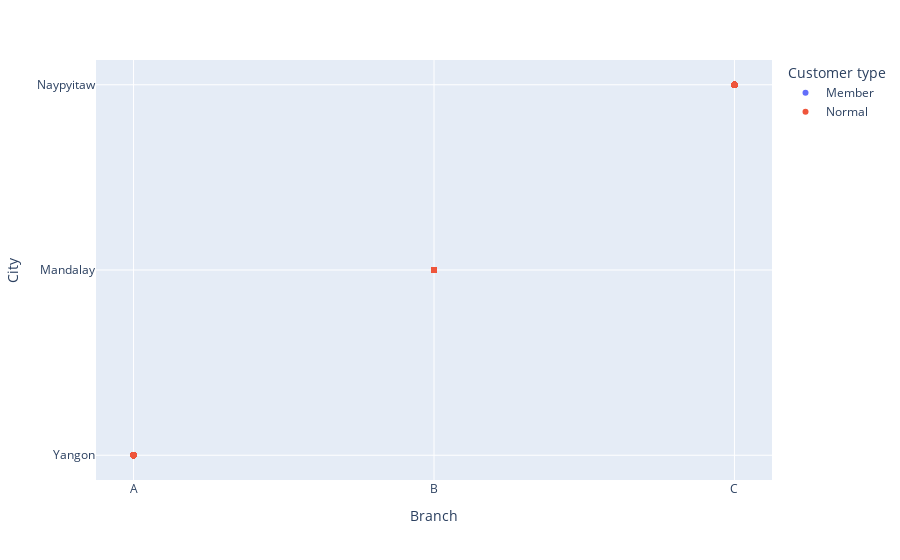

Write notebook code for a chart like this one.
### Code cell
x = 'Branch'
y = 'City'
cat = 'Customer type'
px.scatter(df,x,y, color=cat)

### Figure 1 — Plotly figure (JSON) as saved in the notebook; plotly's stock layout.template omitted (floating-point values rounded to 4 significant figures; data arrays with more than 128 entries replaced by an {"elided": "..."} marker saying what was removed)
{"data": [{"hovertemplate": "Customer type=Member<br>Branch=%{x}<br>City=%{y}<extra></extra>", "legendgroup": "Member", "marker": {"color": "#636efa", "symbol": "circle"}, "mode": "markers", "name": "Member", "orientation": "v", "showlegend": true, "type": "scatter", "x": {"elided": "501 str values"}, "xaxis": "x", "y": {"elided": "501 str values"}, "yaxis": "y"}, {"hovertemplate": "Customer type=Normal<br>Branch=%{x}<br>City=%{y}<extra></extra>", "legendgroup": "Normal", "marker": {"color": "#EF553B", "symbol": "circle"}, "mode": "markers", "name": "Normal", "orientation": "v", "showlegend": true, "type": "scatter", "x": {"elided": "499 str values"}, "xaxis": "x", "y": {"elided": "499 str values"}, "yaxis": "y"}], "layout": {"legend": {"title": {"text": "Customer type"}, "tracegroupgap": 0}, "margin": {"t": 60}, "xaxis": {"anchor": "y", "domain": [0, 1], "title": {"text": "Branch"}}, "yaxis": {"anchor": "x", "domain": [0, 1], "title": {"text": "City"}}}}
